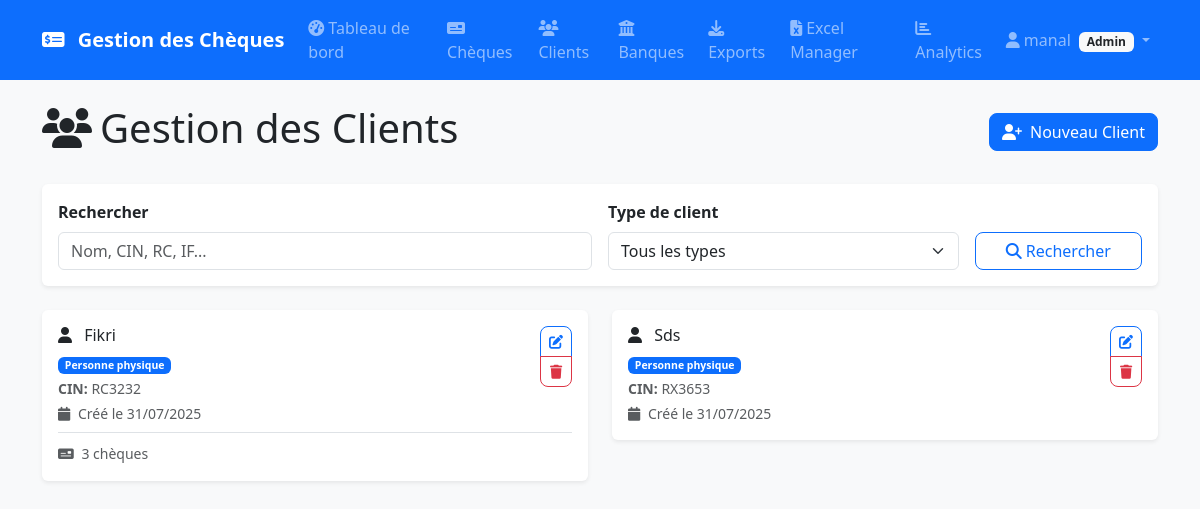
The page /clients/ (signed in) on the database its author committed.
### models.py (models this page shows, shortened)
class User(UserMixin, db.Model):
    __tablename__ = 'users'
    id = db.Column(db.Integer, primary_key=True)
    username = db.Column(db.String(64), unique=True, nullable=False)
    email = db.Column(db.String(120), unique=True, nullable=False)
    password_hash = db.Column(db.String(256), nullable=False)
    role = db.Column(db.String(50), nullable=False, default='user')
    created_at = db.Column(db.DateTime, default=datetime.utcnow)
    is_active = db.Column(db.Boolean, default=True)
    last_login = db.Column(db.DateTime)
    phone = db.Column(db.String(20))
    department = db.Column(db.String(100))
    preferences = db.Column(db.Text)  # JSON preferences
    cheques_processed = db.Column(db.Integer, default=0)
    average_processing_time = db.Column(db.Float, default=0.0)
    audit_logs = db.relationship('AuditLog', backref='user', lazy=True)
    assigned_cheques = db.relationship('Cheque', backref='assigned_user', lazy=True, foreign_keys='Cheque.assigned_user_id')
    __table_args__ = (
        CheckConstraint(role.in_(['admin', 'manager', 'employee', 'user']), name='check_user_role'),
        Index('idx_user_role', 'role'),
        Index('idx_user_active', 'is_active'),
    )

class Client(db.Model):
    __tablename__ = 'clients'
    id = db.Column(db.Integer, primary_key=True)
    type = db.Column(db.String(20), nullable=False)
    name = db.Column(db.String(200), nullable=False)
    id_number = db.Column(db.String(50))  # CIN or RC
    vat_number = db.Column(db.String(50))  # IF or ICE
    created_at = db.Column(db.DateTime, default=datetime.utcnow)
    phone = db.Column(db.String(20))
    email = db.Column(db.String(120))
    address = db.Column(db.Text)
    city = db.Column(db.String(100))
    postal_code = db.Column(db.String(20))
    risk_level = db.Column(db.String(20), default='low')  # low, medium, high
    credit_limit = db.Column(db.Numeric(12, 2), default=0)
    current_exposure = db.Column(db.Numeric(12, 2), default=0)
    bounce_rate = db.Column(db.Float, default=0.0)
    risk_score = db.Column(db.Float, default=0.0)
    last_risk_assessment = db.Column(db.DateTime)
    last_contact_date = db.Column(db.DateTime)
    contact_method = db.Column(db.String(50))  # sms, email, phone
    cheques = db.relationship('Cheque', backref='client', lazy=True)
    communications = db.relationship('ClientCommunication', backref='client', lazy=True)
    documents = db.relationship('ClientDocument', backref='client', lazy=True)
    __table_args__ = (
        CheckConstraint(type.in_(['personne', 'entreprise']), name='check_client_type'),
        CheckConstraint(risk_level.in_(['low', 'medium', 'high']), name='check_risk_level'),
        Index('idx_client_name', 'name'),
        Index('idx_client_risk', 'risk_level'),
        Index('idx_client_type', 'type'),
    )

### routes/clients.py (the view, shortened to what this page needs)
@clients_bp.route('/')
@login_required
@monitor_performance
def index():
    try:
        search = request.args.get('search', '').strip()
        client_type = request.args.get('type', '')
        page = request.args.get('page', 1, type=int)
        per_page = min(request.args.get('per_page', 20, type=int), 100)  # Limit max per_page
        sort_by = request.args.get('sort', 'name')
        sort_order = request.args.get('order', 'asc')
        query = Client.query
        if client_type and client_type in CLIENT_TYPES:
            query = query.filter(Client.type == client_type)
        sort_column = getattr(Client, sort_by, Client.name)
        if sort_order == 'desc':
            query = query.order_by(sort_column.desc())
        else:
            query = query.order_by(sort_column.asc())
        try:
            clients = query.paginate(
                page=page, per_page=per_page, error_out=False
            )
        except Exception as e:
            logger.warning(f"Pagination error: {e}")
            clients = query.paginate(page=1, per_page=per_page, error_out=False)
        stats = {
            'total': Client.query.count(),
            'personnes': Client.query.filter_by(type='personne').count(),
            'entreprises': Client.query.filter_by(type='entreprise').count()
        }
        return render_template('clients/index.html',
                             clients=clients,
                             search=search,
                             client_type=client_type,
                             sort_by=sort_by,
                             sort_order=sort_order,
                             stats=stats,
                             client_types=CLIENT_TYPES)
    except Exception as e:
        logger.error(f"Error in clients index: {e}")
        flash('Erreur lors du chargement des clients.', 'danger')
        return render_template('clients/index.html',
                             clients=None,
                             search='',
                             client_type='',
                             stats={},
                             client_types=CLIENT_TYPES)

### routes/clients.py (called while the page is built)
def monitor_performance(f):
    @wraps(f)
    def decorated_function(*args, **kwargs):
        start_time = time.time()
        try:
            result = f(*args, **kwargs)
            execution_time = time.time() - start_time
            if execution_time > 1.0:  # Log slow queries
                logger.warning(f"Slow operation in {f.__name__}: {execution_time:.2f}s")
            return result
        except Exception as e:
            execution_time = time.time() - start_time
            logger.error(f"Error in {f.__name__} after {execution_time:.2f}s: {e}")
            raise
    return decorated_function

@clients_bp.context_processor
def inject_client_types():
    return {'CLIENT_TYPES': CLIENT_TYPES}

### templates/clients/index.html (shortened to what this page needs)
{% extends "base.html" %}
{% block content %}
<div class="d-flex justify-content-between align-items-center mb-4">
    <h1><i class="fas fa-users me-2"></i>Gestion des Clients</h1>
    {% if current_user.role in ['admin', 'comptable', 'agent'] %}
    <a href="{{ url_for('clients.new') }}" class="btn btn-primary">
        <i class="fas fa-user-plus me-2"></i>Nouveau Client
    </a>
    {% endif %}
</div>
<div class="card mb-4">
    <div class="card-body">
        <form method="GET" class="row g-3">
            <div class="col-md-6">
                <label for="search" class="form-label">Rechercher</label>
                <input type="text" class="form-control" id="search" name="search"
                       value="{{ search }}" placeholder="Nom, CIN, RC, IF...">
            </div>
            <div class="col-md-4">
                <label for="type" class="form-label">Type de client</label>
                <select class="form-select" id="type" name="type">
                    <option value="">Tous les types</option>
                </select>
            </div>
            <div class="col-md-2 d-flex align-items-end">
                <button type="submit" class="btn btn-outline-primary w-100">
                    <i class="fas fa-search me-1"></i>Rechercher
                </button>
            </div>
        </form>
    </div>
</div>
{% if clients %}
<div class="row">
    {% for client in clients %}
    <div class="col-md-6 mb-3">
        <div class="card">
            <div class="card-body">
                <div class="d-flex justify-content-between align-items-start">
                    <div class="flex-grow-1">
                        <h6 class="card-title">
                            <i class="fas {{ 'fa-user' if client.type == 'personne' else 'fa-building' }} me-2"></i>
                            {{ client.name }}
                        </h6>
                        <div class="small text-muted">
                            <div class="mb-1">
                                <span class="badge bg-{{ 'primary' if client.type == 'personne' else 'info' }}">
                                    {{ 'Personne physique' if client.type == 'personne' else 'Entreprise' }}
                                </span>
                            </div>
                            {% if client.id_number %}
                            <div class="mb-1">
                                <strong>{{ 'CIN:' if client.type == 'personne' else 'RC:' }}</strong> {{ client.id_number }}
                            </div>
                            {% endif %}
                            <div class="text-muted">
                                <i class="fas fa-calendar me-1"></i>
                                Créé le {{ client.created_at.strftime('%d/%m/%Y') }}
                            </div>
                        </div>
                    </div>
                    {% if current_user.role in ['admin', 'comptable', 'agent'] %}
                    <div class="btn-group-vertical btn-group-sm">
                        <a href="{{ url_for('clients.edit', id=client.id) }}" class="btn btn-outline-primary btn-sm">
                            <i class="fas fa-edit"></i>
                        </a>
                        {% if current_user.role == 'admin' %}
                        <button type="button" class="btn btn-outline-danger btn-sm" data-bs-toggle="modal" data-bs-target="#deleteModal{{ client.id }}">
                            <i class="fas fa-trash"></i>
                        </button>
                        {% endif %}
                    </div>
                    {% endif %}
                </div>
                {% if client.cheques %}
                <div class="mt-2 pt-2 border-top">
                    <small class="text-muted">
                        <i class="fas fa-money-check me-1"></i>
                        {{ client.cheques|length }} chèque{{ 's' if client.cheques|length > 1 else '' }}
                    </small>
                </div>
                {% endif %}
            </div>
        </div>
    </div>
    {% endfor %}
</div>
{% endif %}
{% endblock %}

### templates/base.html (shortened to what this page needs)
<!DOCTYPE html>
<html lang="fr">
<head>
    <link href="https://cdn.jsdelivr.net/npm/bootstrap@5.3.0/dist/css/bootstrap.min.css" rel="stylesheet">
    <link href="https://cdnjs.cloudflare.com/ajax/libs/font-awesome/6.4.0/css/all.min.css" rel="stylesheet">
    <link href="{{ url_for('static', filename='css/style.css') }}" rel="stylesheet">
</head>
<body>
    {% if current_user.is_authenticated %}
    <nav class="navbar navbar-expand-lg navbar-dark bg-primary">
        <div class="container">
            <a class="navbar-brand" href="{{ url_for('dashboard.index') }}">
                <i class="fas fa-money-check-alt me-2"></i>
                Gestion des Chèques
            </a>
            <div class="collapse navbar-collapse" id="navbarNav">
                <ul class="navbar-nav me-auto">
                    <li class="nav-item">
                        <a class="nav-link" href="{{ url_for('dashboard.index') }}">
                            <i class="fas fa-tachometer-alt me-1"></i>Tableau de bord
                        </a>
                    </li>
                    <li class="nav-item">
                        <a class="nav-link" href="{{ url_for('cheques.index') }}">
                            <i class="fas fa-money-check me-1"></i>Chèques
                        </a>
                    </li>
                    <li class="nav-item">
                        <a class="nav-link" href="{{ url_for('clients.index') }}">
                            <i class="fas fa-users me-1"></i>Clients
                        </a>
                    </li>
                    {% if current_user.role == 'admin' %}
                    <li class="nav-item">
                        <a class="nav-link" href="{{ url_for('banks.index') }}">
                            <i class="fas fa-university me-1"></i>Banques
                        </a>
                    </li>
                    {% endif %}
                    <li class="nav-item">
                        <a class="nav-link" href="{{ url_for('exports.index') }}">
                            <i class="fas fa-download me-1"></i>Exports
                        </a>
                    </li>
                    <li class="nav-item">
                        <a class="nav-link" href="{{ url_for('excel_manager.excel_dashboard') }}">
                            <i class="fas fa-file-excel me-1"></i>Excel Manager
                        </a>
                    </li>
                    <li class="nav-item">
                        <a class="nav-link" href="{{ url_for('analytics.analytics_dashboard') }}">
                            <i class="fas fa-chart-bar me-1"></i>Analytics
                        </a>
                    </li>
                </ul>
                <ul class="navbar-nav">
                    <li class="nav-item dropdown">
                        <a class="nav-link dropdown-toggle" href="#" id="navbarDropdown" role="button" data-bs-toggle="dropdown">
                            <i class="fas fa-user me-1"></i>{{ current_user.username }}
                            <span class="badge bg-light text-dark ms-1">{{ current_user.role.title() }}</span>
                        </a>
                    </li>
                </ul>
            </div>
        </div>
    </nav>
    {% endif %}
    <main>
        {% if current_user.is_authenticated %}
        <div class="container mt-4">
            {% block content %}{% endblock %}
        </div>
        {% else %}
            {% block auth_content %}{% endblock %}
        {% endif %}
    </main>
</body>
</html>

### static/css/style.css (style rules this page uses)
:root { --primary-color: #0d6efd; --success-color: #198754; --danger-color: #dc3545; --warning-color: #fd7e14; --info-color: #0dcaf0; --secondary-color: #6c757d; --light-color: #f8f9fa; --dark-color: #212529; }
body { font-family: 'Segoe UI', Tahoma, Geneva, Verdana, sans-serif; background-color: #f8f9fa; }
.navbar-brand { font-weight: 600; font-size: 1.25rem; }
.navbar-nav .nav-link { font-weight: 500; transition: all 0.3s ease; }
.card { border: none; box-shadow: 0 0.125rem 0.25rem rgba(0, 0, 0, 0.075); transition: box-shadow 0.15s ease-in-out; }
.form-label { font-weight: 600; color: var(--dark-color); margin-bottom: 0.5rem; }
.btn { font-weight: 500; border-radius: 0.5rem; transition: all 0.3s ease; }
.btn-primary { background-color: var(--primary-color); border-color: var(--primary-color); }
.card { animation: fadeIn 0.5s ease-out; }

### rows shown on the page
User: username "manal", role "Admin"
Client: name "Fikri", type "Personne physique", type "CIN:", id_number "RC3232", created_at "31/07/2025", cheques|length "3", cheques "s"
Client: name "Sds", type "Personne physique", type "CIN:", id_number "RX3653", created_at "31/07/2025"
